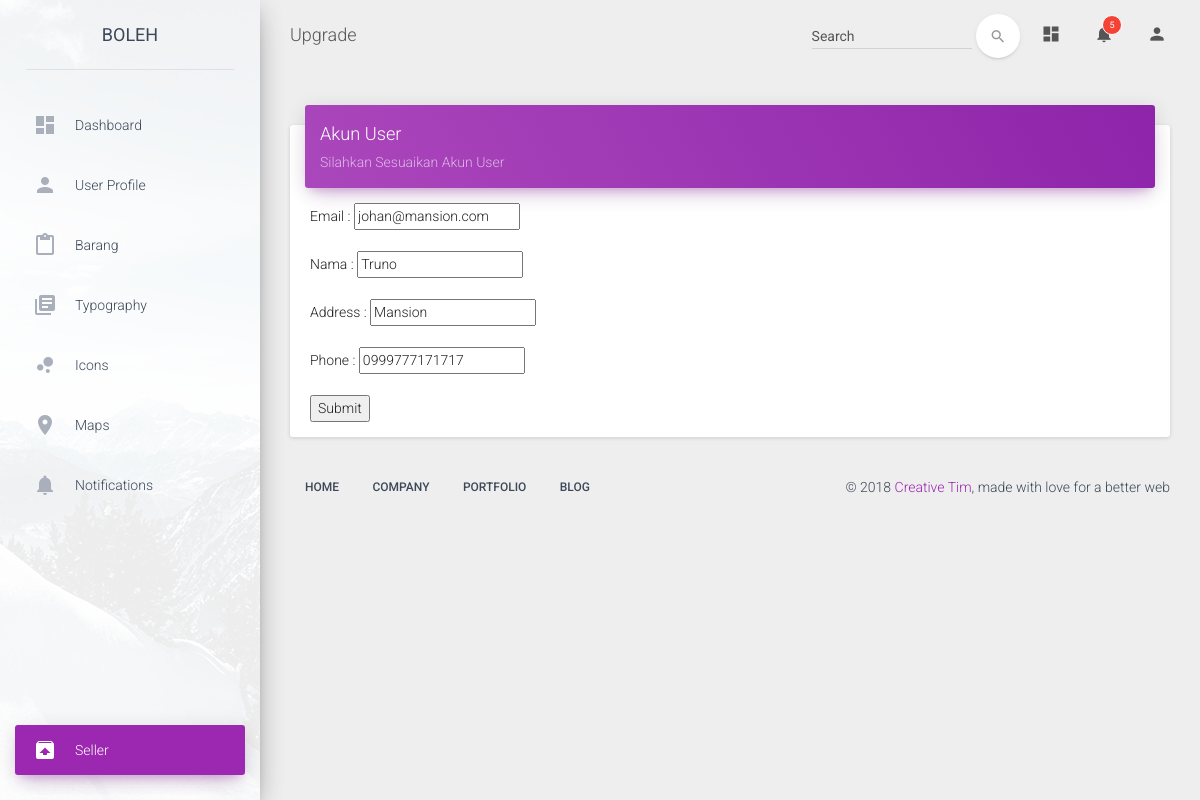
The page /dashboard/src/edit.php?id=5 on the database its author committed.
### tables this page shows
CREATE TABLE `users` (
  `id_user` int(11) NOT NULL,
  `password` varchar(255) NOT NULL,
  `name` varchar(100) NOT NULL,
  `address` text NOT NULL,
  `phone` varchar(100) NOT NULL,
  `email` varchar(255) NOT NULL,
  `code` int(11) NOT NULL DEFAULT '0',
  `userpic` varchar(255) NOT NULL DEFAULT 'default-user.jpg'
);

### dashboard/src/edit.php (the view, shortened to what this page needs)
<?php
include "config.php";
$id = $_GET['id'];
$query = mysqli_query($conn, "SELECT * FROM users WHERE id_user = '$id' ");
 ?>
<!doctype html>
<html lang="en">
<head>
    <link href="../assets/css/bootstrap.min.css" rel="stylesheet" />
    <link href="../assets/css/material-dashboard.css" rel="stylesheet"/>
    <link href="../assets/css/demo.css" rel="stylesheet" />
    <link href="http://maxcdn.bootstrapcdn.com/font-awesome/latest/css/font-awesome.min.css" rel="stylesheet">
</head>
<body>
	<div class="wrapper">
	    <div class="sidebar" data-color="purple" data-image="../assets/img/sidebar-1.jpg">
			<div class="logo">
				<a href="..\..\home.php" class="simple-text">
					BOLEH
				</a>
			</div>
	    	<div class="sidebar-wrapper">
				<ul class="nav">
	                <li>
	                    <a href="dashboard.php">
	                        <i class="material-icons">dashboard</i>
	                        <p>Dashboard</p>
	                    </a>
	                </li>
	                <li>
	                    <a href="user.php">
	                        <i class="material-icons">person</i>
	                        <p>User Profile</p>
	                    </a>
	                </li>
	                <li>
	                    <a href="table.php">
	                        <i class="material-icons">content_paste</i>
	                        <p>Barang</p>
	                    </a>
	                </li>
	                <li>
	                    <a href="typography.php">
	                        <i class="material-icons">library_books</i>
	                        <p>Typography</p>
	                    </a>
	                </li>
	                <li>
	                    <a href="icons.php">
	                        <i class="material-icons">bubble_chart</i>
	                        <p>Icons</p>
	                    </a>
	                </li>
	                <li>
	                    <a href="maps.php">
	                        <i class="material-icons">location_on</i>
	                        <p>Maps</p>
	                    </a>
	                </li>
	                <li>
	                    <a href="notifications.php">
	                        <i class="material-icons text-gray">notifications</i>
	                        <p>Notifications</p>
	                    </a>
	                </li>
                    <li class="active active-pro">
                        <a href="usersdata.php">
	                        <i class="material-icons">unarchive</i>
	                        <p>Seller</p>
	                    </a>
                    </li>
	            </ul>
	    	</div>
	    </div>
	    <div class="main-panel">
			<nav class="navbar navbar-transparent navbar-absolute">
				<div class="container-fluid">
					<div class="navbar-header">
						<a class="navbar-brand" href="#">Upgrade</a>
					</div>
					<div class="collapse navbar-collapse">
						<ul class="nav navbar-nav navbar-right">
							<li>
								<a href="#pablo" class="dropdown-toggle" data-toggle="dropdown">
									<i class="material-icons">dashboard</i>
								</a>
							</li>
							<li class="dropdown">
								<a href="#" class="dropdown-toggle" data-toggle="dropdown">
									<i class="material-icons">notifications</i>
									<span class="notification">5</span>
								</a>
							</li>
							<li>
								<a href="#pablo" class="dropdown-toggle" data-toggle="dropdown">
	 							   <i class="material-icons">person</i>
	 						   </a>
							</li>
						</ul>
						<form class="navbar-form navbar-right" role="search">
							<div class="form-group  is-empty">
	                        	<input type="text" class="form-control" placeholder="Search">
							</div>
							<button type="submit" class="btn btn-white btn-round btn-just-icon">
								<i class="material-icons">search</i><div class="ripple-container"></div>
							</button>
	                    </form>
					</div>
				</div>
			</nav>
			<div class="content">
				 <div class="container-fluid">
						 <div class="row">
								 <div class="col-md-12">
										 <div class="card">
												 <div class="card-header" data-background-color="purple">
														 <h4 class="title">Akun User</h4>
														 <p class="category">Silahkan Sesuaikan Akun User</p>
												 </div>
												 <div class="card-content table-responsive">
																 <tbody>
                                   <?php
                                   $result = mysqli_fetch_array($query);
                                    ?>
                                   <form  action="editproses.php" method="POST">
                                     Email : <input type="email" name="email" value="<?php echo $result['email'];?>" required><br><br>
                                     Nama : <input type="text" name="name" value="<?php echo $result['name'];?>" required><br><br>
                                     Address : <input type="text" name="address" value="<?php echo $result['address'];?>" required><br><br>
                                     Phone : <input type="number" min=0 name="phone" value="<?php echo $result['phone'];?>" required><br><br>
                                     <td><input type="submit" name="submit" /></td>
                                   </form>
																 </tbody>
												 </div>
										 </div>
								 </div>
	        <footer class="footer">
	            <div class="container-fluid">
	                <nav class="pull-left">
	                    <ul>
	                        <li>
	                            <a href="#">
	                                Home
	                            </a>
	                        </li>
	                        <li>
	                            <a href="#">
	                                Company
	                            </a>
	                        </li>
	                        <li>
	                            <a href="#">
	                                Portfolio
	                            </a>
	                        </li>
	                        <li>
	                            <a href="#">
	                               Blog
	                            </a>
	                        </li>
	                    </ul>
	                </nav>
	                <p class="copyright pull-right">
	                    &copy; <script>document.write(new Date().getFullYear())</script> <a href="http://www.creative-tim.com">Creative Tim</a>, made with love for a better web
	                </p>
	            </div>
	        </footer>
	    </div>
	</div>
</body>
</html>

### dashboard/assets/css/demo.css (style rules this page uses)
.sidebar .nav > li.active-pro { position: absolute; width: 100%; bottom: 10px; }

### rows shown on the page
users: email "johan@mansion.com", name "Truno", address "Mansion", phone "0999777171717"
